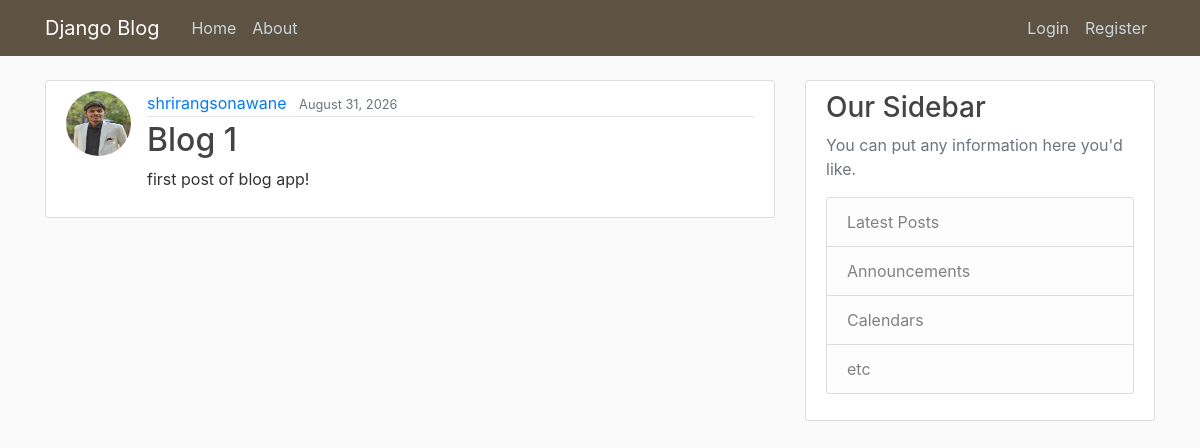
Page /Blog_App/post/1/ on the earlier database version.
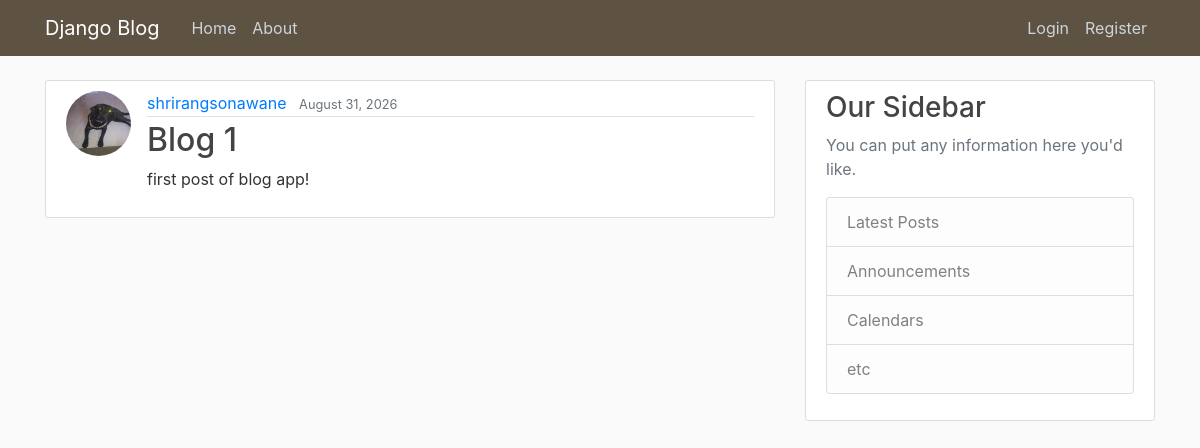
Same page on the later database version.
### Blog_App/models.py (models this page shows, shortened)
class post(models.Model):
    title = models.CharField(max_length=255)
    content = models.TextField()
    date_posted = models.DateTimeField(default=timezone.now)
    author = models.ForeignKey(User, on_delete=models.CASCADE)

### users/models.py (models this page shows, shortened)
class profile(models.Model):
    user = models.OneToOneField(User,on_delete=models.CASCADE)
    image = models.ImageField(default='default.jpg', upload_to='profile_pics')

### Blog_App/views.py (the view)
# urls.py: path('post/<int:pk>/', PostDetailView.as_view(), name='post-detail'),
class PostDetailView(DetailView):
    model = post

### Blog_App/templates/Blog_App/post_detail.html
{% extends "Blog_App/base.html" %}
{% block content %}
    <article class="media content-section">
        <img class="rounded-circle article-img" src="{{ object.author.profile.image.url }}">
        <div class="media-body">
            <div class="article-metadata">
                <a class="mr-2" href="#">{{ object.author }}</a>
                <small class="text-muted">{{ object.date_posted|date:"F d, Y" }}</small>
            </div>
            <h2 class="article-title">{{ object.title }}</h2>
            <p class="article-content">{{ object.content }}</p>
        </div>
    </article>
{% endblock content %}

Differences in the rows shown:
changed through a linked row, post "Blog 1": author.profile.image: a different picture
